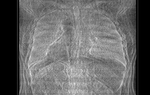
#> input picture source/result1.png, 150 x 95 px, shrunk from 512 x 325 before the run
$ python Value.py
#> lines starting #> are read from the running program, lines starting #| are printed output that depends on the picture
import cv2
import numpy as np
import matplotlib.pyplot as plt

# 讀取圖檔
img = cv2.imread('result1.png')
#> img is the input picture: shape (95, 150, 3); min 0, max 229, mean 102.4
img_xray = cv2.imread('6412776.png')
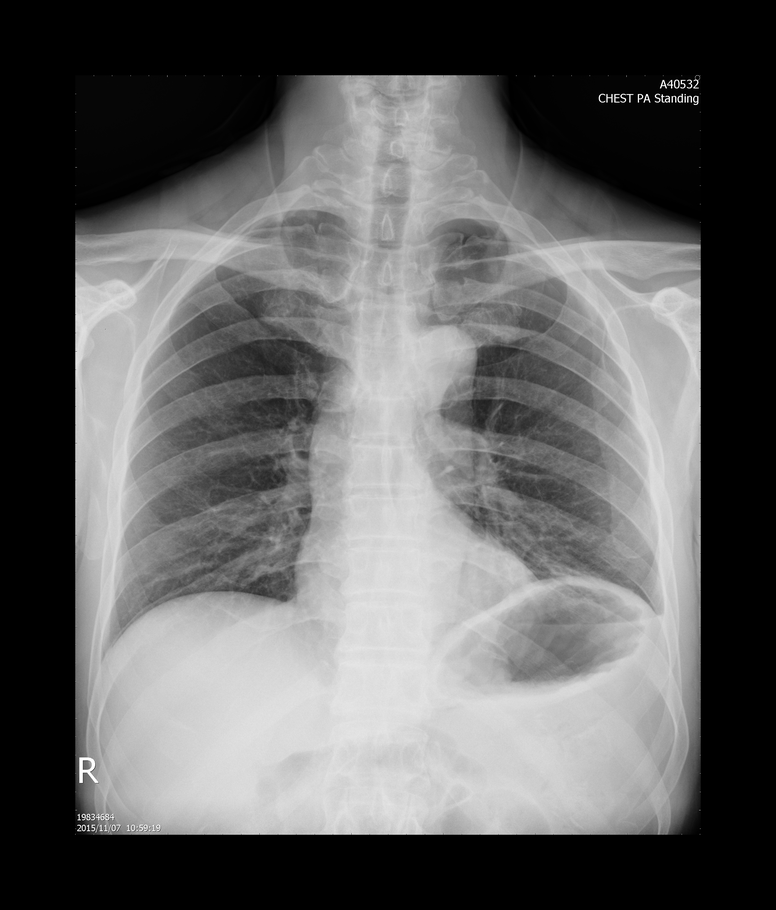
#> input picture source/6412776.png, 776 x 910 px, shrunk from 2640 x 3096 before the run
#> img_xray is the input picture: shape (910, 776, 3); min 0, max 255, mean 98.1
# 轉為灰階圖片
gray = cv2.cvtColor(img, cv2.COLOR_BGR2GRAY)
gray_xray = cv2.cvtColor(img_xray, cv2.COLOR_BGR2GRAY)
# 畫出直方圖
plt.hist(gray.ravel(), 256, [0, 256])
#plt.hist(gray_xray.ravel(), 256, [0, 256])
plt.show()
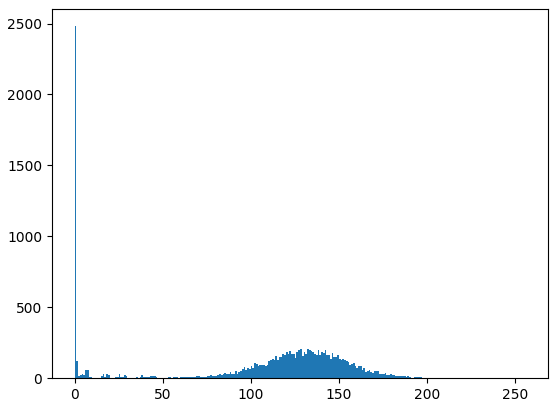
#> figure drawn by matplotlib, 1 panel; tallest bar 2481 high, from x = 0 to 1
plt.hist(gray_xray.ravel(), 256, [0, 256])
plt.show()
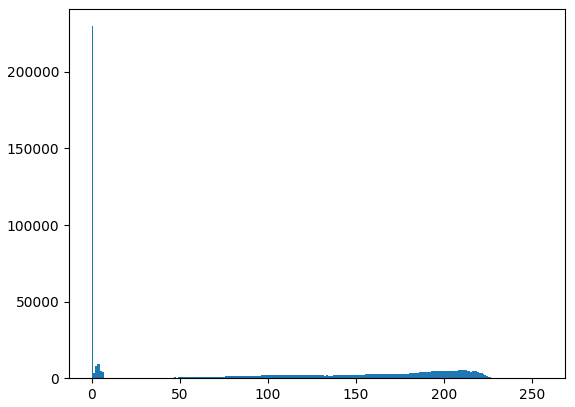
#> figure drawn by matplotlib, 1 panel; tallest bar 229857 high, from x = 0 to 1
